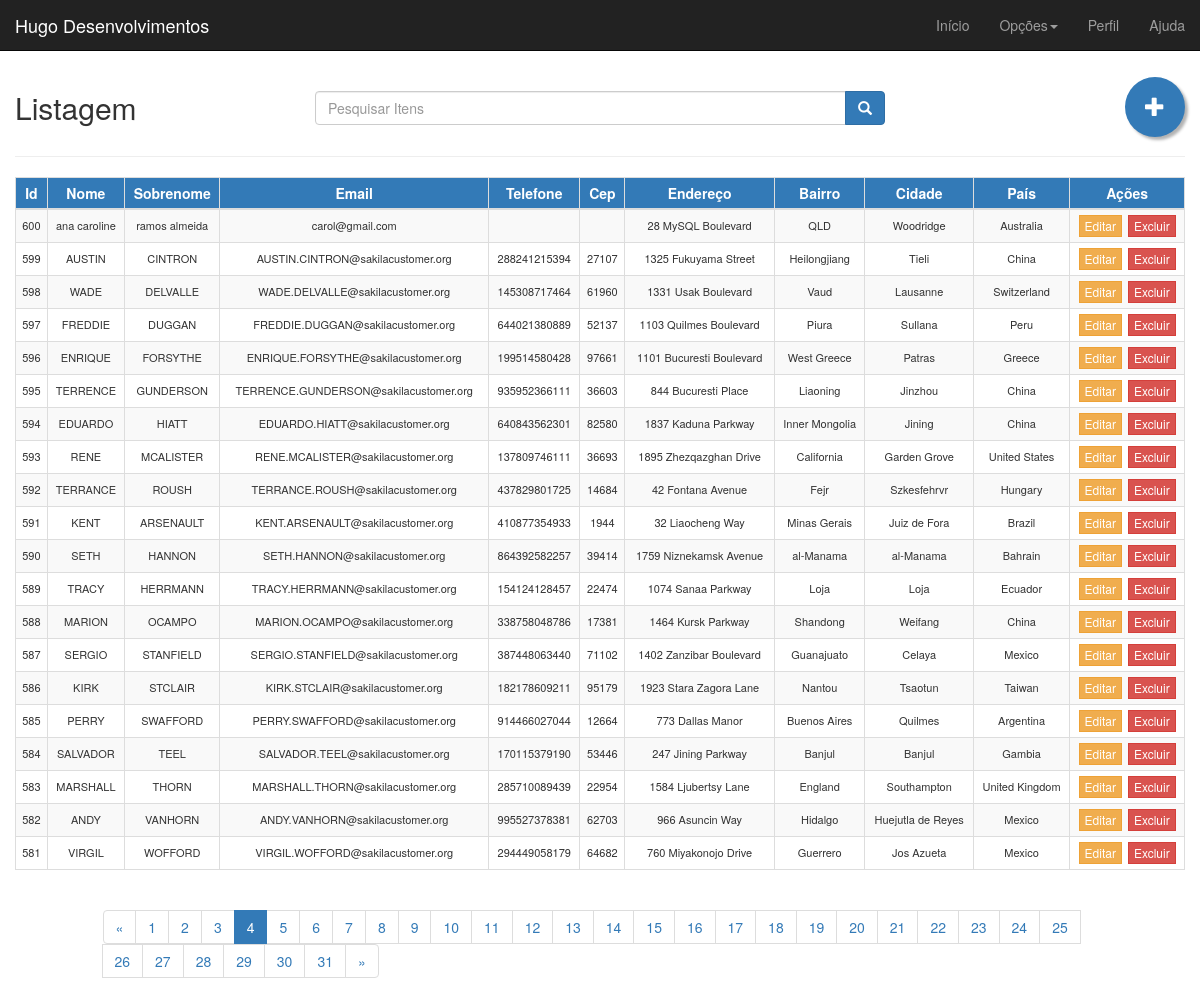
Page /index.php?pagina=3 on the committed database.
### tables this page shows
CREATE TABLE IF NOT EXISTS `cliente` (
  `cliente_id` smallint(5) unsigned NOT NULL AUTO_INCREMENT,
  `loja_id` tinyint(3) unsigned NOT NULL,
  `primeiro_nome` varchar(45) NOT NULL,
  `ultimo_nome` varchar(45) NOT NULL,
  `email` varchar(50) DEFAULT NULL,
  `endereco_id` smallint(5) unsigned NOT NULL,
  `ativo` tinyint(1) NOT NULL DEFAULT '1',
  `data_criacao` datetime NOT NULL,
  `ultima_atualizacao` timestamp NOT NULL DEFAULT CURRENT_TIMESTAMP ON UPDATE CURRENT_TIMESTAMP,
  PRIMARY KEY (`cliente_id`),
  KEY `idx_fk_loja_id` (`loja_id`),
  KEY `idx_fk_endereco_id` (`endereco_id`),
  KEY `idx_ultimo_nome` (`ultimo_nome`)
);

CREATE TABLE IF NOT EXISTS `endereco` (
  `endereco_id` smallint(5) unsigned NOT NULL AUTO_INCREMENT,
  `endereco` varchar(50) NOT NULL,
  `endereco2` varchar(50) DEFAULT NULL,
  `bairro` varchar(20) NOT NULL,
  `cidade_id` smallint(5) unsigned NOT NULL,
  `cep` varchar(10) DEFAULT NULL,
  `telefone` varchar(20) NOT NULL,
  `ultima_atualizacao` timestamp NOT NULL DEFAULT CURRENT_TIMESTAMP ON UPDATE CURRENT_TIMESTAMP,
  PRIMARY KEY (`endereco_id`),
  KEY `idx_fk_cidade_id` (`cidade_id`)
);

CREATE TABLE IF NOT EXISTS `cidade` (
  `cidade_id` smallint(5) unsigned NOT NULL AUTO_INCREMENT,
  `cidade` varchar(50) NOT NULL,
  `pais_id` smallint(5) unsigned NOT NULL,
  `ultima_atualizacao` timestamp NOT NULL DEFAULT CURRENT_TIMESTAMP ON UPDATE CURRENT_TIMESTAMP,
  PRIMARY KEY (`cidade_id`),
  KEY `idx_fk_pais_id` (`pais_id`)
);

CREATE TABLE IF NOT EXISTS `pais` (
  `pais_id` smallint(5) unsigned NOT NULL AUTO_INCREMENT,
  `pais` varchar(50) NOT NULL,
  `ultima_atualizacao` timestamp NOT NULL DEFAULT CURRENT_TIMESTAMP ON UPDATE CURRENT_TIMESTAMP,
  PRIMARY KEY (`pais_id`)
);

### listar.php (called while the page is built, shortened)
<?php
try{
    require_once 'pdo.php';
    $itens_por_pagina=20;
    $pagina=intval($_GET['pagina']);
    $sql = "SELECT  c.cliente_id,  c.primeiro_nome, c.ultimo_nome, c.email, e.telefone,
 e.cep, e.endereco, e.bairro, d.cidade, p.pais FROM cliente c INNER JOIN endereco e ON c.endereco_id=e.endereco_id
INNER JOIN cidade d ON e.cidade_id=d.cidade_id  INNER JOIN pais p ON d.pais_id=p.pais_id ORDER BY c.cliente_id DESC LIMIT $pagina, $itens_por_pagina";
    $prepare_conn = $pdo->prepare($sql);
    $prepare_conn->execute();
    $listar = $prepare_conn->fetchAll(PDO::FETCH_ASSOC);
} catch ( PDOException $e){
    $listar = array();
    echo "Ocorreu um erro ao conectar com o banco de ddos. Erro: {$e->getMessage()}".PHP_EOL;
}
?>

### index.php (the view, shortened to what this page needs)
<?php
require_once 'listar.php';
$result = $pdo->prepare("SELECT COUNT(*) as quant FROM cliente");
$result->execute();
$num_paginas = ceil($result->fetch(PDO::FETCH_ASSOC)['quant'] / $itens_por_pagina);
?>
<!DOCTYPE html>
<html lang="pt-br">
<head>
    <link rel="stylesheet" href="http://maxcdn.bootstrapcdn.com/bootstrap/3.3.6/css/bootstrap.min.css">
    <link rel="stylesheet" href="css/esilo.css">
</head>
<body>
<nav class="navbar navbar-inverse navbar-fixed-top">
    <div class="container-fluid">
        <div class="navbar-header">
            <a class="navbar-brand" href="#">Hugo Desenvolvimentos</a>
        </div>
        <div id="navbar" class="navbar-collapse collapse">
            <ul class="nav navbar-nav navbar-right">
                <li class="active-efeito"><a href="index.php">Início</a></li>
                <li class="dropdown active-efeito"><a class="dropdown-toggle" data-toggle="dropdown" href="#">Opções<span class="caret"></span></a>
                </li>
                <li class="active-efeito"><a href="#">Perfil</a></li>
                <li class="active-efeito"><a href="#">Ajuda</a></li>
            </ul>
        </div>
    </div>
</nav>
<div id="main" class="container-fluid">
    <div id="top" class="row pesquisa">
        <div class="col-md-3">
            <h2>Listagem</h2>
        </div>
        <div class="col-md-6">
            <div class="input-group h2">
                <input name="data[search]" class="form-control" id="search" type="text" placeholder="Pesquisar Itens">
            <span class="input-group-btn">
                <button class="btn btn-primary" type="submit">
                    <span class="glyphicon glyphicon-search"></span>
                </button>
            </span>
            </div>
        </div>
        <div class="col-md-3">
            <a href="cadastro.php" class="btn btn-primary pull-right  btn-lg  glyphicon glyphicon-plus btn-topo"></a>
        </div>
    </div>
    <hr />
    <div id="list" class="row">
        <div class="table-responsive col-md-12">
            <table class="table table-striped table-bordered table-hover table-condensed" cellspacing="0" cellpadding="0" id="dados_mysql">
                <thead>
                <tr class="bg-primary text-default">
                     <th>Id</th>
                     <th>Nome</th>
                    <th>Sobrenome</th>
                    <th>Email</th>
                    <th>Telefone</th>
                    <th>Cep</th>
                    <th>Endereço</th>
                    <th>Bairro</th>
                    <th>Cidade</th>
                    <th>País</th>
                    <th class="actions">Ações</th>
                </tr>
                </thead>
                <tbody >
                <?php foreach($listar as $pessoa): ?>
                <tr class="btn-default">
                    <td><?= $pessoa['cliente_id']?></td>
                    <td><?= $pessoa['primeiro_nome'];?></td>
                    <td><?= $pessoa['ultimo_nome'];?></td>
                    <td><?= $pessoa['email'];?></td>
                    <td><?= $pessoa['telefone'];?></td>
                    <td><?= $pessoa['cep'];?></td>
                    <td><?= $pessoa['endereco'];?></td>
                    <td><?= $pessoa['bairro'];?></td>
                    <td><?= $pessoa['cidade'];?></td>
                    <td><?= $pessoa['pais'];?></td>
                    <td class="actions">
                        <div class="input-group-btn">
                        <a  href="editar.php?cliente_id=<?=$pessoa['cliente_id']?>" class="btn btn-warning btn-xs btn-afast">Editar</a>
                        <a href="apagar.php?cliente_id=<?=$pessoa['cliente_id']?>"  class="btn btn-danger btn-xs"   data-toggle="modal" data-target="#delete-modal">Excluir</a>
                     </div>
                    </td>
                    <?php endforeach;?>
                </tbody>
            </table>
        </div>
    <div id="bottom" class="row">
        <nav class="col-md-10 col-md-offset-1">
            <ul class="pagination">
                <li>
                    <a href="index.php?pagina=0" aria-label="Previous">
                        <span aria-hidden="true">&laquo;</span>
                    </a>
                </li>
                <?php for($i=0;$i<$num_paginas;$i++) : ?>
                    <li class="<?= $pagina == $i ? "active" : "";?>">
                        <a href="index.php?pagina=<?= $i; ?>">
                            <?= $i+1;?>
                        </a>
                    </li>
                <?php endfor; ?>
                <li>
                    <a href="index.php?pagina=<?= $num_paginas-1;?>" aria-label="Next">
                        <span aria-hidden="true">&raquo;</span>
                    </a>
                </li>
            </ul>
        </nav>
    </div>
</div>
</body>
</html>

### esilo.css (style rules this page uses)
* { margin: 0px; padding: 0px; }
.pesquisa { margin-top: 50px; }
table thead tr th { font-size: 14px; text-align:center; padding: 0px auto 20px auto; }
table tbody tr td { font-size: 11px!important; vertical-align: middle !important; text-align: center; }
.btn-afast { margin-right: 7px!important; }
.btn-topo { width: 60px; height: 60px; margin-top: 5px; border-radius: 100%; box-shadow: 3px 3px 3px rgba(0,0,0,.3); -webkit-transition-duration: 0.4s; transition-duration: 0.4s; border:none ; font-size: 20px; padding-top: 16px; }

### rows in the picture
cliente: cliente_id "600", primeiro_nome "ana caroline", ultimo_nome "ramos almeida", email "carol@gmail.com", endereco.endereco "28 MySQL Boulevard", endereco.bairro "QLD", cidade.cidade "Woodridge", pais.pais "Australia"
cliente: cliente_id "599", primeiro_nome "AUSTIN", ultimo_nome "CINTRON", email "AUSTIN.CINTRON@sakilacustomer.org", endereco.telefone "288241215394", endereco.cep "27107", endereco.endereco "1325 Fukuyama Street", endereco.bairro "Heilongjiang", cidade.cidade "Tieli", pais.pais "China"
cliente: cliente_id "598", primeiro_nome "WADE", ultimo_nome "DELVALLE", email "WADE.DELVALLE@sakilacustomer.org", endereco.telefone "145308717464", endereco.cep "61960", endereco.endereco "1331 Usak Boulevard", endereco.bairro "Vaud", cidade.cidade "Lausanne", pais.pais "Switzerland"
cliente: cliente_id "597", primeiro_nome "FREDDIE", ultimo_nome "DUGGAN", email "FREDDIE.DUGGAN@sakilacustomer.org", endereco.telefone "644021380889", endereco.cep "52137", endereco.endereco "1103 Quilmes Boulevard", endereco.bairro "Piura", cidade.cidade "Sullana", pais.pais "Peru"
cliente: cliente_id "596", primeiro_nome "ENRIQUE", ultimo_nome "FORSYTHE", email "ENRIQUE.FORSYTHE@sakilacustomer.org", endereco.telefone "199514580428", endereco.cep "97661", endereco.endereco "1101 Bucuresti Boulevard", endereco.bairro "West Greece", cidade.cidade "Patras", pais.pais "Greece"
cliente: cliente_id "595", primeiro_nome "TERRENCE", ultimo_nome "GUNDERSON", email "TERRENCE.GUNDERSON@sakilacustomer.org", endereco.telefone "935952366111", endereco.cep "36603", endereco.endereco "844 Bucuresti Place", endereco.bairro "Liaoning", cidade.cidade "Jinzhou", pais.pais "China"
cliente: cliente_id "594", primeiro_nome "EDUARDO", ultimo_nome "HIATT", email "EDUARDO.HIATT@sakilacustomer.org", endereco.telefone "640843562301", endereco.cep "82580", endereco.endereco "1837 Kaduna Parkway", endereco.bairro "Inner Mongolia", cidade.cidade "Jining", pais.pais "China"
cliente: cliente_id "593", primeiro_nome "RENE", ultimo_nome "MCALISTER", email "RENE.MCALISTER@sakilacustomer.org", endereco.telefone "137809746111", endereco.cep "36693", endereco.endereco "1895 Zhezqazghan Drive", endereco.bairro "California", cidade.cidade "Garden Grove", pais.pais "United States"
cliente: cliente_id "592", primeiro_nome "TERRANCE", ultimo_nome "ROUSH", email "TERRANCE.ROUSH@sakilacustomer.org", endereco.telefone "437829801725", endereco.cep "14684", endereco.endereco "42 Fontana Avenue", endereco.bairro "Fejr", cidade.cidade "Szkesfehrvr", pais.pais "Hungary"
cliente: cliente_id "591", primeiro_nome "KENT", ultimo_nome "ARSENAULT", email "KENT.ARSENAULT@sakilacustomer.org", endereco.telefone "410877354933", endereco.cep "1944", endereco.endereco "32 Liaocheng Way", endereco.bairro "Minas Gerais", cidade.cidade "Juiz de Fora", pais.pais "Brazil"
cliente: cliente_id "590", primeiro_nome "SETH", ultimo_nome "HANNON", email "SETH.HANNON@sakilacustomer.org", endereco.telefone "864392582257", endereco.cep "39414", endereco.endereco "1759 Niznekamsk Avenue", endereco.bairro "al-Manama", cidade.cidade "al-Manama", pais.pais "Bahrain"
cliente: cliente_id "589", primeiro_nome "TRACY", ultimo_nome "HERRMANN", email "TRACY.HERRMANN@sakilacustomer.org", endereco.telefone "154124128457", endereco.cep "22474", endereco.endereco "1074 Sanaa Parkway", endereco.bairro "Loja", cidade.cidade "Loja", pais.pais "Ecuador"
cliente: cliente_id "588", primeiro_nome "MARION", ultimo_nome "OCAMPO", email "MARION.OCAMPO@sakilacustomer.org", endereco.telefone "338758048786", endereco.cep "17381", endereco.endereco "1464 Kursk Parkway", endereco.bairro "Shandong", cidade.cidade "Weifang", pais.pais "China"
cliente: cliente_id "587", primeiro_nome "SERGIO", ultimo_nome "STANFIELD", email "SERGIO.STANFIELD@sakilacustomer.org", endereco.telefone "387448063440", endereco.cep "71102", endereco.endereco "1402 Zanzibar Boulevard", endereco.bairro "Guanajuato", cidade.cidade "Celaya", pais.pais "Mexico"
cliente: cliente_id "586", primeiro_nome "KIRK", ultimo_nome "STCLAIR", email "KIRK.STCLAIR@sakilacustomer.org", endereco.telefone "182178609211", endereco.cep "95179", endereco.endereco "1923 Stara Zagora Lane", endereco.bairro "Nantou", cidade.cidade "Tsaotun", pais.pais "Taiwan"
cliente: cliente_id "585", primeiro_nome "PERRY", ultimo_nome "SWAFFORD", email "PERRY.SWAFFORD@sakilacustomer.org", endereco.telefone "914466027044", endereco.cep "12664", endereco.endereco "773 Dallas Manor", endereco.bairro "Buenos Aires", cidade.cidade "Quilmes", pais.pais "Argentina"
cliente: cliente_id "584", primeiro_nome "SALVADOR", ultimo_nome "TEEL", email "SALVADOR.TEEL@sakilacustomer.org", endereco.telefone "170115379190", endereco.cep "53446", endereco.endereco "247 Jining Parkway", endereco.bairro "Banjul", cidade.cidade "Banjul", pais.pais "Gambia"
cliente: cliente_id "583", primeiro_nome "MARSHALL", ultimo_nome "THORN", email "MARSHALL.THORN@sakilacustomer.org", endereco.telefone "285710089439", endereco.cep "22954", endereco.endereco "1584 Ljubertsy Lane", endereco.bairro "England", cidade.cidade "Southampton", pais.pais "United Kingdom"
cliente: cliente_id "582", primeiro_nome "ANDY", ultimo_nome "VANHORN", email "ANDY.VANHORN@sakilacustomer.org", endereco.telefone "995527378381", endereco.cep "62703", endereco.endereco "966 Asuncin Way", endereco.bairro "Hidalgo", cidade.cidade "Huejutla de Reyes", pais.pais "Mexico"
cliente: cliente_id "581", primeiro_nome "VIRGIL", ultimo_nome "WOFFORD", email "VIRGIL.WOFFORD@sakilacustomer.org", endereco.telefone "294449058179", endereco.cep "64682", endereco.endereco "760 Miyakonojo Drive", endereco.bairro "Guerrero", cidade.cidade "Jos Azueta", pais.pais "Mexico"
